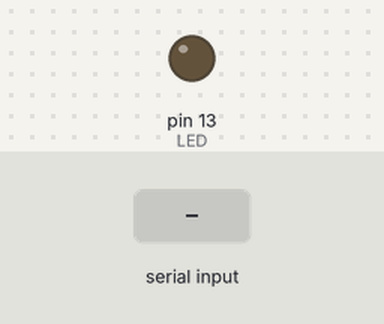
Bench run of a sketch on a simulated Arduino Uno, built with avr-gcc and run on an emulated ATmega328P. On the bench: output pins drawn as LEDs (lit = HIGH). Inputs (shaded band) come from the test bench.

Above: at 1.2 s.
1.3 s: "1" received over Serial
At 2.4 s:
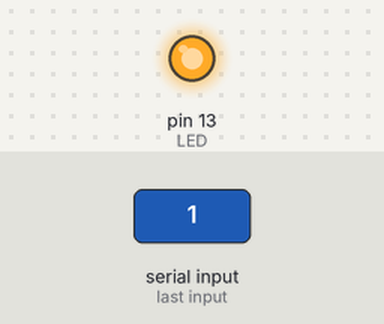
3.1 s: "0" received over Serial
At 3.8 s:
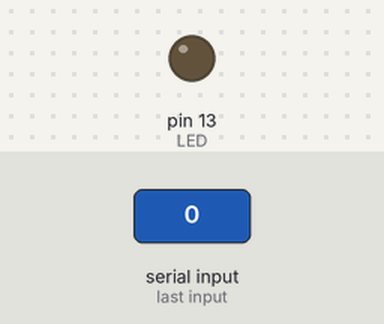
Timing chart, 0 to 6.1 s (numbered marks = the images above; inputs shaded):
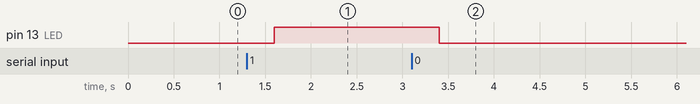

The sketch:

PyFR.ino
```cpp
#define LED 13
int io;

void setup()
{
  Serial.begin(9600);
  pinMode(LED, OUTPUT);
}

void loop()
{
  io = Serial.read();
  delay(200);
  if(io=='1')
  {
    digitalWrite(LED,HIGH);
  }
  if(io=='0')
  {
    digitalWrite(LED,0);
  }
}
```

Measured:
- after the input at 1.3 s, pin 13 (LED): LOW → HIGH after 0.30 s
- after the input at 3.1 s, pin 13 (LED): HIGH → LOW after 0.30 s
